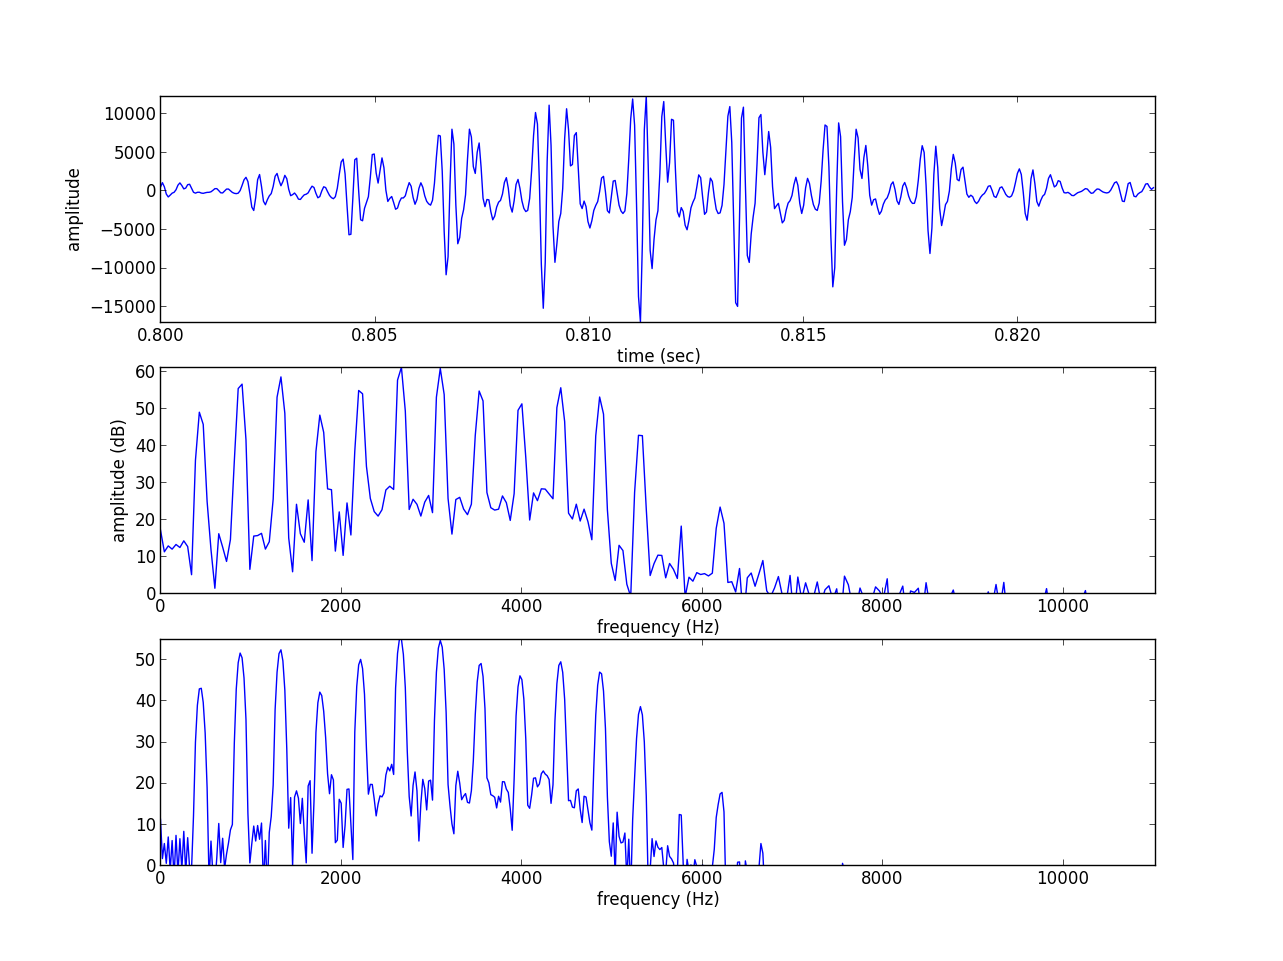

Generate this figure with Python:
import matplotlib.pyplot as plt
import numpy as np
from scipy.io.wavfile import read
from scipy.fftpack import fft, ifft

(fs, x) = read('oboe.wav')
M = 512
N = 512
start = .8*fs
xw = x[start:start+M] * np.hamming(M)
plt.figure(1)
plt.subplot(311)
plt.plot(np.arange(start, (start+M), 1.0)/fs, xw)
plt.axis([start/fs, (start+M)/fs, min(xw), max(xw)])
plt.xlabel('time (sec)')
plt.ylabel('amplitude')
X = fft(xw, N)
mX = 20 * np.log10(abs(X)/N)        
pX = np.unwrap(np.angle(X)) 
plt.subplot(312)
plt.plot(np.arange(0, fs/2.0, float(fs)/N), mX[0:N/2])
plt.axis([0,fs/2.0,0,max(mX)])
plt.xlabel('frequency (Hz)')
plt.ylabel('amplitude (dB)')

M = 512
N = 1024
start = .8*fs
xw = x[start:start+M] * np.hamming(M)
X = fft(xw, N)
mX = 20 * np.log10(abs(X)/N)        
plt.subplot(313)
plt.plot(np.arange(0, fs/2.0, float(fs)/N), mX[0:N/2])
plt.axis([0,fs/2.0,0,max(mX)])
plt.xlabel('frequency (Hz)')
plt.show()
